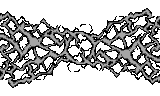

This is a level from a 2D game, rendered from its Tiled map with the project's own tilesets. A one-line summary and the map file follow, with tile-layer data summarised:
An orthogonal 20x12 tile map with 8x8 px tiles, 10 tile layers (frame00, frame01, frame02, frame03, ...), 10 hidden layers not drawn, 2 tilesets.

<map version="1.10" tiledversion="1.10.2" orientation="orthogonal" renderorder="right-down" width="20" height="12" tilewidth="8" tileheight="8" infinite="0" nextlayerid="21" nextobjectid="1">
 <tileset firstgid="1" name="tiles" tilewidth="8" tileheight="8" tilecount="768" columns="16">
  <image source="tiger.png" width="128" height="384" />
 </tileset>
 <tileset firstgid="769" name="palettes" tilewidth="8" tileheight="8" tilecount="8" columns="8">
  <image source="../screen/palettes.png" width="64" height="8" />
 </tileset>
 <layer id="1" name="frame00" width="20" height="12">
  <data>[240 cells, 240 non-empty, 7 distinct tile ids]</data>
 </layer>
 <layer id="2" name="frame00_pal" width="20" height="12" visible="0">
  <data>[240 cells, 240 non-empty, 1 distinct tile ids]</data>
 </layer>
 <layer id="3" name="frame01" width="20" height="12">
  <data>[240 cells, 240 non-empty, 11 distinct tile ids]</data>
 </layer>
 <layer id="4" name="frame01_pal" width="20" height="12" visible="0">
  <data>[240 cells, 240 non-empty, 1 distinct tile ids]</data>
 </layer>
 <layer id="5" name="frame02" width="20" height="12">
  <data>[240 cells, 240 non-empty, 17 distinct tile ids]</data>
 </layer>
 <layer id="6" name="frame02_pal" width="20" height="12" visible="0">
  <data>[240 cells, 240 non-empty, 1 distinct tile ids]</data>
 </layer>
 <layer id="7" name="frame03" width="20" height="12">
  <data>[240 cells, 240 non-empty, 27 distinct tile ids]</data>
 </layer>
 <layer id="8" name="frame03_pal" width="20" height="12" visible="0">
  <data>[240 cells, 240 non-empty, 1 distinct tile ids]</data>
 </layer>
 <layer id="9" name="frame04" width="20" height="12">
  <data>[240 cells, 240 non-empty, 33 distinct tile ids]</data>
 </layer>
 <layer id="10" name="frame04_pal" width="20" height="12" visible="0">
  <data>[240 cells, 240 non-empty, 2 distinct tile ids]</data>
 </layer>
 <layer id="11" name="frame05" width="20" height="12">
  <data>[240 cells, 240 non-empty, 45 distinct tile ids]</data>
 </layer>
 <layer id="12" name="frame05_pal" width="20" height="12" visible="0">
  <data>[240 cells, 240 non-empty, 2 distinct tile ids]</data>
 </layer>
 <layer id="13" name="frame06" width="20" height="12">
  <data>[240 cells, 240 non-empty, 25 distinct tile ids]</data>
 </layer>
 <layer id="14" name="frame06_pal" width="20" height="12" visible="0">
  <data>[240 cells, 240 non-empty, 2 distinct tile ids]</data>
 </layer>
 <layer id="15" name="frame07" width="20" height="12">
  <data>[240 cells, 240 non-empty, 83 distinct tile ids]</data>
 </layer>
 <layer id="16" name="frame07_pal" width="20" height="12" visible="0">
  <data>[240 cells, 240 non-empty, 2 distinct tile ids]</data>
 </layer>
 <layer id="17" name="frame08" width="20" height="12">
  <data>[240 cells, 240 non-empty, 77 distinct tile ids]</data>
 </layer>
 <layer id="18" name="frame08_pal" width="20" height="12" visible="0">
  <data>[240 cells, 240 non-empty, 1 distinct tile ids]</data>
 </layer>
 <layer id="19" name="frame09" width="20" height="12">
  <data>[240 cells, 240 non-empty, 78 distinct tile ids]</data>
 </layer>
 <layer id="20" name="frame09_pal" width="20" height="12" visible="0">
  <data>[240 cells, 240 non-empty, 1 distinct tile ids]</data>
 </layer>
</map>
